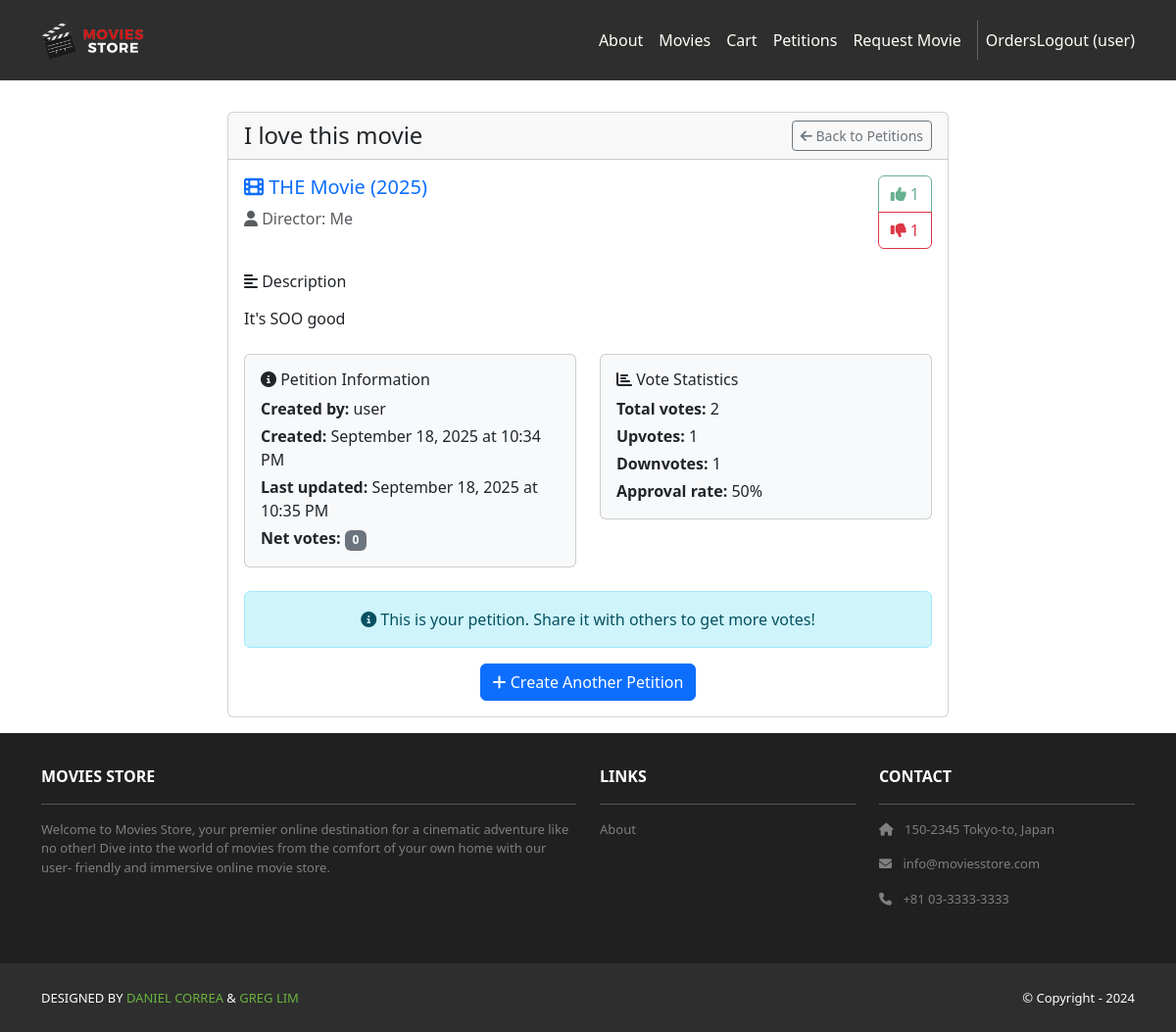
The app's page /movies/petitions/1/ (signed in) with its own data.
### movies/models.py (models this page shows, shortened)
class MoviePetition(models.Model):
    id = models.AutoField(primary_key=True)
    title = models.CharField(max_length=255)
    description = models.TextField()
    movie_title = models.CharField(max_length=255)
    movie_year = models.IntegerField(null=True, blank=True)
    movie_director = models.CharField(max_length=255, blank=True)
    created_at = models.DateTimeField(auto_now_add=True)
    updated_at = models.DateTimeField(auto_now=True)
    creator = models.ForeignKey(User, on_delete=models.CASCADE, related_name='created_petitions')
    upvotes = models.IntegerField(default=0)
    downvotes = models.IntegerField(default=0)
    is_approved = models.BooleanField(default=False)
    class Meta:
        ordering = ['-created_at']
    @property
    def net_votes(self):
        return self.upvotes - self.downvotes

### movies/views.py (the view)
# urls.py: path('petitions/<int:petition_id>/', views.petition_detail, name='movies.petition_detail'),
@login_required
def petition_detail(request, petition_id):
    petition = get_object_or_404(MoviePetition, id=petition_id)
    user_vote = None
    if request.user.is_authenticated:
        try:
            user_vote = PetitionVote.objects.get(petition=petition, user=request.user)
        except PetitionVote.DoesNotExist:
            pass
    template_data = {
        'title': petition.title,
        'petition': petition,
        'user_vote': user_vote
    }
    return render(request, 'movies/petition_detail.html', {'template_data': template_data})

### movies/templates/movies/petition_detail.html (shortened to what this page needs)
{% extends 'base.html' %}
{% block content %}
{% load static %}
<div class="p-3">
  <div class="container">
    <div class="row mt-3">
      <div class="col-md-8 mx-auto">
        <div class="card">
          <div class="card-header">
            <div class="d-flex justify-content-between align-items-center">
              <h4 class="mb-0">{{ template_data.petition.title }}</h4>
              <a href="{% url 'movies.petition_list' %}" class="btn btn-outline-secondary btn-sm">
                <i class="fas fa-arrow-left"></i> Back to Petitions
              </a>
            </div>
          </div>
          <div class="card-body">
            <div class="row mb-4">
              <div class="col-md-8">
                <h5 class="text-primary">
                  <i class="fas fa-film"></i> {{ template_data.petition.movie_title }}
                  {% if template_data.petition.movie_year %}
                    ({{ template_data.petition.movie_year }})
                  {% endif %}
                </h5>
                {% if template_data.petition.movie_director %}
                <p class="text-muted mb-2">
                  <i class="fas fa-user"></i> Director: {{ template_data.petition.movie_director }}
                </p>
                {% endif %}
              </div>
              <div class="col-md-4 text-end">
                <div class="vote-section">
                  {% if user.is_authenticated %}
                  <div class="btn-group-vertical" role="group">
                    <button class="btn btn-outline-success vote-btn"
                            data-petition-id="{{ template_data.petition.id }}"
                            data-vote-type="up"
                            {% if template_data.user_vote.vote_type == 'up' %}disabled{% endif %}>
                      <i class="fas fa-thumbs-up"></i> {{ template_data.petition.upvotes }}
                    </button>
                    <button class="btn btn-outline-danger vote-btn"
                            data-petition-id="{{ template_data.petition.id }}"
                            data-vote-type="down"
                            {% if template_data.user_vote.vote_type == 'down' %}disabled{% endif %}>
                      <i class="fas fa-thumbs-down"></i> {{ template_data.petition.downvotes }}
                    </button>
                  </div>
                  {% endif %}
                </div>
              </div>
            </div>
            <div class="mb-4">
              <h6><i class="fas fa-align-left"></i> Description</h6>
              <p class="card-text">{{ template_data.petition.description|linebreaks }}</p>
            </div>
            <div class="row">
              <div class="col-md-6">
                <div class="card bg-light">
                  <div class="card-body">
                    <h6 class="card-title">
                      <i class="fas fa-info-circle"></i> Petition Information
                    </h6>
                    <p class="card-text mb-1">
                      <strong>Created by:</strong> {{ template_data.petition.creator.username }}
                    </p>
                    <p class="card-text mb-1">
                      <strong>Created:</strong> {{ template_data.petition.created_at|date:"F d, Y \a\t g:i A" }}
                    </p>
                    <p class="card-text mb-1">
                      <strong>Last updated:</strong> {{ template_data.petition.updated_at|date:"F d, Y \a\t g:i A" }}
                    </p>
                    <p class="card-text mb-0">
                      <strong>Net votes:</strong>
                      <span class="badge {% if template_data.petition.net_votes > 0 %}bg-success{% elif template_data.petition.net_votes < 0 %}bg-danger{% else %}bg-secondary{% endif %}">
                        {{ template_data.petition.net_votes }}
                      </span>
                    </p>
                  </div>
                </div>
              </div>
              <div class="col-md-6">
                <div class="card bg-light">
                  <div class="card-body">
                    <h6 class="card-title">
                      <i class="fas fa-chart-bar"></i> Vote Statistics
                    </h6>
                    <p class="card-text mb-1">
                      <strong>Total votes:</strong> {{ template_data.petition.upvotes|add:template_data.petition.downvotes }}
                    </p>
                    <p class="card-text mb-1">
                      <strong>Upvotes:</strong> {{ template_data.petition.upvotes }}
                    </p>
                    <p class="card-text mb-1">
                      <strong>Downvotes:</strong> {{ template_data.petition.downvotes }}
                    </p>
                    {% if template_data.petition.upvotes|add:template_data.petition.downvotes > 0 %}
                    <p class="card-text mb-0">
                      <strong>Approval rate:</strong>
                      {% widthratio template_data.petition.upvotes template_data.petition.upvotes|add:template_data.petition.downvotes 100 %}%
                    </p>
                    {% endif %}
                  </div>
                </div>
              </div>
            </div>
            <div class="mt-4 text-center">
              {% if user.is_authenticated %}
                {% if template_data.petition.creator == user %}
                <div class="alert alert-info" role="alert">
                  <i class="fas fa-info-circle"></i> This is your petition. Share it with others to get more votes!
                </div>
                {% endif %}
                <a href="{% url 'movies.create_petition' %}" class="btn btn-primary">
                  <i class="fas fa-plus"></i> Create Another Petition
                </a>
              {% else %}
              <div class="alert alert-warning" role="alert">
                <i class="fas fa-exclamation-triangle"></i>
                You need to <a href="{% url 'accounts.login' %}">login</a> to vote on petitions.
              </div>
              {% endif %}
            </div>
          </div>
        </div>
      </div>
    </div>
  </div>
</div>
{% endblock content %}

### moviesstore/templates/base.html (shortened to what this page needs)
<!DOCTYPE html>
<html>
{% load static %}
  <head>
    <link href="https://cdn.jsdelivr.net/npm/bootstrap@5.3.3/dist/css/bootstrap.min.css" rel="stylesheet"
>
    <link rel="stylesheet"
        href="https://cdnjs.cloudflare.com/ajax/libs/font-awesome/6.1.1/css/all.min.css">
    <link rel="stylesheet" type="text/css"
          href="{% static 'css/style.css' %}">
  </head>
  <body>
     <nav class="p-3 navbar navbar-dark bg-dark
         navbar-expand-lg">
      <div class="container">
        <a class="navbar-brand"
           href="{% url 'home.index' %}">
          <img src="{% static 'img/logo.png' %}" alt="logo"
               height="40" />
        </a>
        <div class="collapse navbar-collapse"
             id="navbarNavAltMarkup">
          <div class="navbar-nav ms-auto navbar-ml">
            <a class="nav-link"
               href="{% url 'home.about' %}">About</a>
            <a class="nav-link" href=
              "{% url 'movies.index' %}">Movies</a>
            <a class="nav-link"
              href="{% url 'cart.index' %}">Cart</a>
            <a class="nav-link"
              href="{% url 'movies.petition_list' %}">Petitions</a>
            {% if user.is_authenticated %}
            <a class="nav-link"
              href="{% url 'movies.movie_requests' %}">Request Movie</a>
            {% endif %}
          </div>
          {% if user.is_authenticated %}
            <a class="nav-link"
                href="{% url 'accounts.orders' %}">Orders
            </a>
            <a class="nav-link"
              href="{% url 'accounts.logout' %}">Logout ({{ user.username }})</a>
            {% endif %}
        </div>
      </div>
    </nav>
    <div>
      {% block content %}
      {% endblock content %}
    </div>
     <section class="p-3 ms-footer d-none d-md-block">
      <div class="container">
        <div class="row mt-3 text-white">
          <div class="col-md-6 col-lg-6 col-xl-6
               mx-auto mb-4">
            <b>MOVIES STORE</b>
            <hr />
            <p>
              Welcome to Movies Store, your premier online
              destination for a cinematic adventure like no
              other! Dive into the world of movies from the
              comfort of your own home with our user-
              friendly and immersive online movie store.
            </p>
          </div>
          <div class="col-md-3 col-lg-3 col-xl-3
               mx-auto mb-4">
            <b>LINKS</b>
            <hr />
            <p><a class="nav-link"
              href="{% url 'home.about' %}">
              About
            </a></p>
          </div>
          <div class="col-md-3 col-lg-3 col-xl-3 mx-auto
               mb-4">
            <b>CONTACT</b>
            <hr />
            <p><i class="fas fa-home me-2"></i>
              150-2345 Tokyo-to, Japan
            </p>
            <p><i class="fas fa-envelope me-2"></i>
              info@moviesstore.com
            </p>
            <p><i class="fas fa-phone me-2"></i>
              +81 03-3333-3333
            </p>
          </div>
        </div>
      </div>
    </section>
    <section class="p-3 ms-footer-bottom bg-dark">
      <div class="container d-flex
           justify-content-between">
        <div class="me-5 text-white">
          <span>DESIGNED BY
            <a href="https://www.x.com/danielgarax"
            target="_blank">DANIEL CORREA</a> &
            <a href="https://www.x.com/greglim81"
            target="_blank">GREG LIM</a>
          </span>
        </div>
        <div class="text-white">
          <span>© Copyright - 2024</span>
        </div>
      </div>
    </section>
  </body>
</html>

### moviesstore/static/css/style.css (style rules this page uses)
.navbar a.nav-link { color: #FFFEF6 !important; }
.bg-dark { background-color: #2E2E2E !important; }
.ms-footer { background-color: #202020; }
.ms-footer p { color: #7F7F7F; font-size: 13px; }
.ms-footer-bottom span { font-size: 13px; line-height: 38px; }
.ms-footer-bottom a { color: #6ab43e; text-decoration: none; }

### records on screen
MoviePetition: petition "I love this movie", petition.movie_title "THE Movie", petition.movie_year "2025", petition.movie_director "Me", petition.upvotes "1", petition.downvotes "1", petition.description "It's SOO good", petition.creator.username "user", petition.created_at "September 18, 2025 at 10:34 PM", petition.updated_at "September 18, 2025 at 10:35 PM", petition.net_votes "0", petition.upvotes|add "2", upvotes+downvotes "50"

### other values on screen
{{ user.username }} "user"
